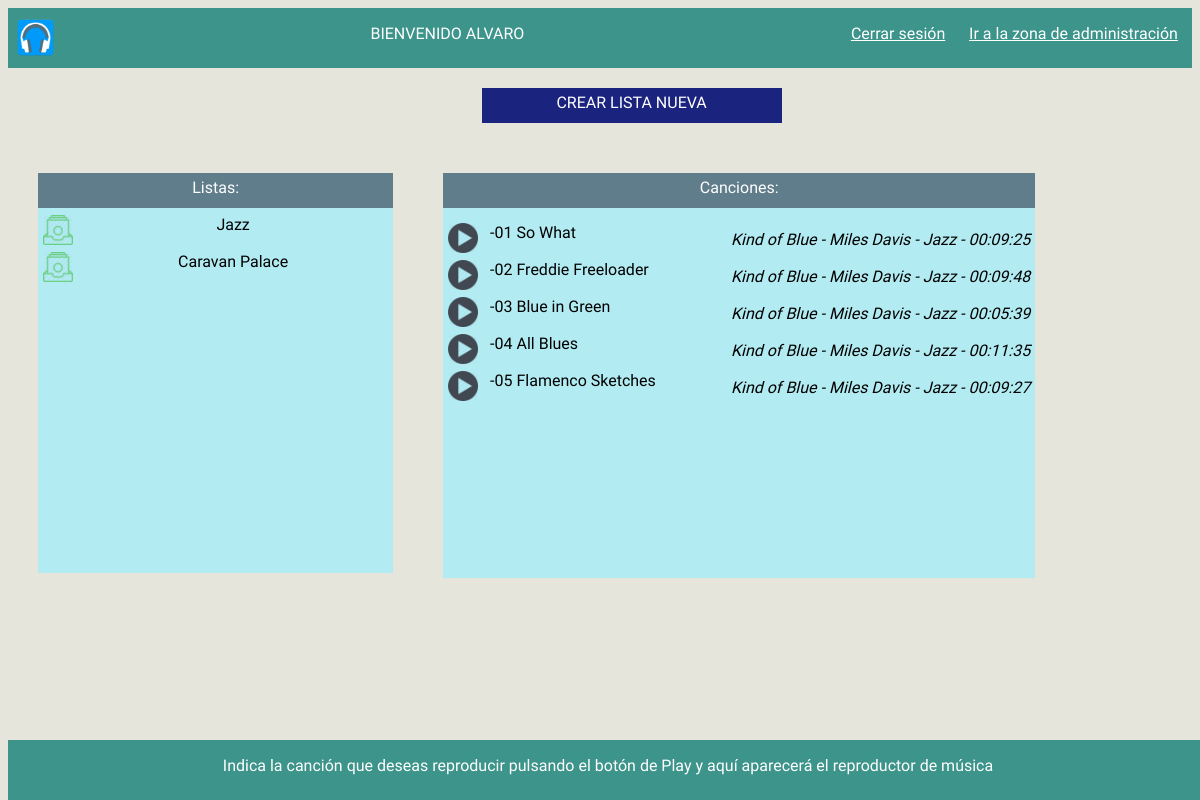
/area_usuario/usuario.php?id=3 (signed in), run on the app's committed database.
### tables this page shows
CREATE TABLE IF NOT EXISTS `lista` (
`id_lista` int(11) NOT NULL,
  `nombre_usuariofk` varchar(20) NOT NULL,
  `nombre_lista` varchar(50) NOT NULL,
  `fecha_crea` date NOT NULL
);

CREATE TABLE IF NOT EXISTS `cancion` (
`id_cancion` int(11) NOT NULL,
  `nombre_cancion` varchar(50) NOT NULL,
  `album` varchar(50) DEFAULT NULL,
  `anio_salida` year(4) DEFAULT NULL,
  `autor` varchar(50) DEFAULT NULL,
  `genero` varchar(50) DEFAULT NULL,
  `duracion` time NOT NULL
);

### area_usuario/usuario.php (the view, shortened to what this page needs)
<?php
  include("../configuracion_bd.php");
?>
<!DOCTYPE html>
<html lang="en">
  <head>
    <link rel="stylesheet" type="text/css" href="../estilos/general.css">
  </head>
  <body onLoad="setup();">
      <div class="cabecera">
        <div id="cabecera1"><img src="../img/headphones.png"><p><?php echo "BIENVENIDO ".strtoupper($_SESSION["usuario"]);
           ?></p></div>
          <div id="cabecera2"><p><a href="cierre.php">Cerrar sesión</a><?php if($_SESSION['nivel']==0) {
               echo "&nbsp &nbsp &nbsp <a href='administracion.php'>Ir a la zona de administración</a>";
           } ?></p></div>
      </div>
      <div class="nuevalista"><a href="crear.php">CREAR LISTA NUEVA</a></div>
      <div class="listas">
          <div class="liscab">Listas:</div>
          <div class="liscont">
             <ul class="listausu">
               <?php
             $connection = new mysqli($db_host, $db_user, $db_password, $db_name);
$connection->set_charset("utf8");
        if ($result = $connection->query("SELECT * FROM lista join usuario on lista.nombre_usuariofk=usuario.nombre_usuario
            WHERE nombre_usuario='".$_SESSION['usuario']."';")) {
              if ($result->num_rows===0) {
                echo "<p>No tiene lista</p>";
              } else {
                 while($obj = $result->fetch_object()) {
                     echo "<li><a href='editar.php?id=$obj->id_lista'><img src='../img/lista.png'></a><a href='usuario.php?id=$obj->id_lista'> ".$obj->nombre_lista." <span class='fechacr'></span> </a></li>";
                 }
              }
          } else {
            echo "Consulta equivocada";
          }
?>
              </ul>
        </div>
      </div>
      <div class="canciones">
          <div class="cancab">Canciones:</div>
          <div class="cancont"><?php
if (isset($_GET["id"])) {
        if ($result2 = $connection->query("SELECT * FROM lista , usuario, forma, cancion WHERE lista.nombre_usuariofk=usuario.nombre_usuario AND lista.id_lista=forma.id_listafk AND cancion.id_cancion=forma.id_cancionfk2 AND nombre_usuario='".$_SESSION['usuario']."' AND id_lista='".$_GET['id']."' ORDER BY num_cancion asc;")) {
              if ($result2->num_rows===0) {
                echo "<p>&nbsp &nbsp &nbsp &nbsp &nbsp Lista vacía</p>";
              } else {
                 while($obj2 = $result2->fetch_object()) {
                     $cancion=array('id'=>$_GET['id'],'cancion'=>$obj2->nombre_cancion);
                     $url=http_build_query($cancion);
                     $url_final="usuario.php?".$url;
                    echo "<li><a href='$url_final'><img src='../img/play.png'></a>&nbsp&nbsp&nbsp-".substr($obj2->nombre_cancion, 0, -4)."<p class='caninfo'>".$obj2->album." - ".$obj2->autor." - ".$obj2->genero." - ".$obj2->duracion."</p></li>";
                 }
              }
          } else {
            echo "Consulta equivocada";
          }
}
else {
            echo "<p class='formcont'>  Primero elige tu lista de reproducción</p>";
}
              ?>
        </div>
      </div>
      <div class="pie"><?php
if (isset($_GET["cancion"])) {
echo "<div class='actual'><p>Reproduciendo actualmente: ".substr($_GET['cancion'], 0, -4)."</p></div><div class='rep'><audio id='audio' src='../../aver/".$_GET['cancion']."' controls='controls' autoplay><p>Este navegador es compatible con nuestro reproductor de música, rogamos lo intente de nuevo en otro navegador</p></audio></div><div class='siguiente'><p></p></div>";
              } else {
    echo "<p>Indica la canción que deseas reproducir pulsando el botón de Play y aquí aparecerá el reproductor de música</p>";
}
          ?></div>
  </body>
</html>

### estilos/general.css (style rules this page uses)
body { font-family: 'Dosis', sans-serif; background-color: #E5E5DB; height: 580px; }
.cabecera { height: 60px; margin: left; background-color: #3C948B; margin-top: 0px; color: white; text-align: center; top: 0; width: 100%; }
#cabecera1 { height: 60px; float: left; width: 70%; }
#cabecera1 img { height: 45px; float: left; width: 45px; margin-top: 7px; margin-left: 5px; }
#cabecera2 { height: 60px; float: left; width: 30%; }
#cabecera2 a { color: white; }
.pie { width: 100%; height: 60px; position: fixed; background-color: #3C948B; bottom: 0; color: white; text-align: center; }
.listas { float: left; margin-top: 50px; margin-left: 30px; width: 30%; height: 400px; background-color: white; }
.liscab { width: auto; height: 30px; text-align: center; background-color: #607D8B; padding-top: 5px; color: white; }
.liscont { text-align: center; padding-top: 20px; background-color: #B2EBF2; height: 345px; overflow: scroll; }
.listausu { margin-left:-40px; margin-top: -18px; }
.listausu li { list-style-type: none; margin-bottom: 2px; height: 30px; padding-top: 5px; }
.listausu li img { height: 30px; width: 30px; margin-left: 5px; float: left; }
.listausu a { text-decoration: none; color: black; }
.canciones { float: left; margin-left: 50px; margin-top: 50px; width: 50%; height: 400px; background-color: white; }
.cancab { width: auto; height: 30px; text-align: center; background-color: #607D8B; padding-top: 5px; color: white; }
.cancont { padding-top: 10px; background-color: #B2EBF2; height: 360px; overflow: scroll; }
.cancont li { list-style-type: none; margin-bottom: 2px; height: 30px; padding-top: 5px; cursor: pointer; }
.cancont li img { height: 30px; width: 30px; margin-left: 5px; float: left; }
.caninfo { text-align: right; font-style: italic; margin: 0px; margin-top: -12px; margin-right: 5px; }
.nuevalista { width: 300px; height: 30px; margin-left: 40%; margin-top: 20px; padding-top: 5px; background-color: #1A237E; text-align: center; }
.nuevalista a { color: white; text-decoration: none; }

### data on the page
lista: nombre_lista "Jazz", cancion.nombre_cancion "01 So What", cancion.album "Kind of Blue", cancion.autor "Miles Davis", cancion.genero "Jazz", cancion.duracion "00:09:25", cancion.nombre_cancion "02 Freddie Freeloader", cancion.duracion "00:09:48", cancion.nombre_cancion "03 Blue in Green", cancion.duracion "00:05:39", cancion.nombre_cancion "04 All Blues", cancion.duracion "00:11:35", cancion.nombre_cancion "05 Flamenco Sketches", cancion.duracion "00:09:27"
lista: nombre_lista "Caravan Palace"

### other printed values
$_SESSION["usuario"] "ALVARO"
